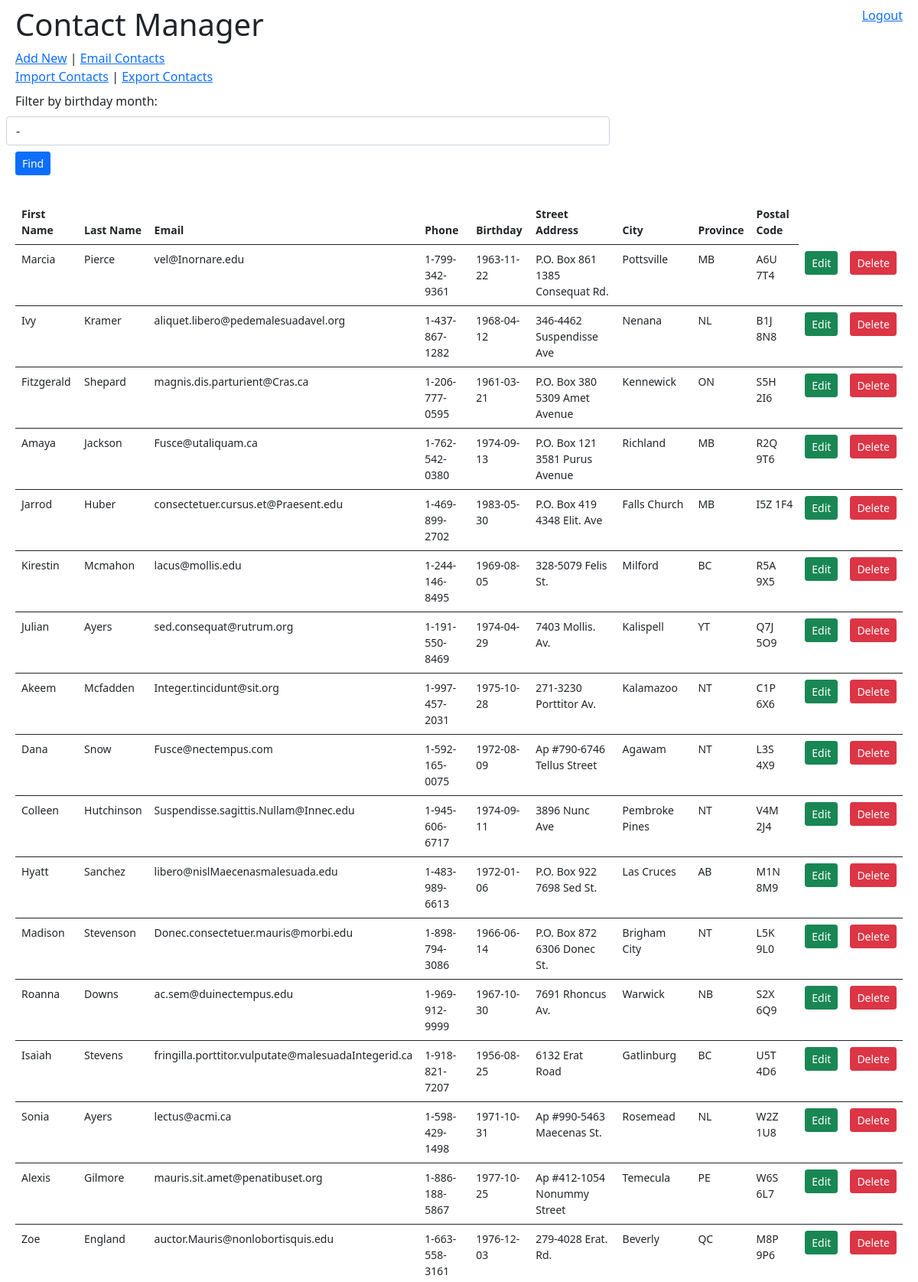
The page /ContactManagement/views/clientListing.php (signed in, upper part) on the database its author committed.
### tables this page shows
CREATE TABLE IF NOT EXISTS `client` (
  `id` int NOT NULL AUTO_INCREMENT,
  `firstName` varchar(100) NOT NULL,
  `lastName` varchar(100) NOT NULL,
  `emailAddress` varchar(255) NOT NULL,
  `phoneNumber` varchar(14) NOT NULL,
  `birthday` date NOT NULL,
  `streetAddress` varchar(512) NOT NULL,
  `city` varchar(100) NOT NULL,
  `province` varchar(100) NOT NULL,
  `postalCode` varchar(10) NOT NULL,
  PRIMARY KEY (`id`)
);

### ContactManagement/models/ClientManager.php (called while the page is built, shortened)
<?php
class ClientManager {
    private $tableName;
    private $connection;
    public function __construct() {
        $this->config = parse_ini_file('./../config.ini');
        $this->tableName = "client";
        $this->connection = mysqli_connect($this->config['servername'], $this->config['username'], $this->config['password'])
                or die(mysqli_error($this->connection));
    }
    public function getAllClients() {
        $sql = "SELECT * FROM $this->tableName ORDER BY id";
        $result = @mysqli_query($this->connection, $sql) or die(mysqli_error($this->connection));
        $allClients = array();
        while ($row = mysqli_fetch_array($result)) {
            $client = new Client;
            $client->id             = $row['id'];
            $client->firstName      = $row['firstName'];
            $client->lastName       = $row['lastName'];
            $client->emailAddress   = $row['emailAddress'];
            $client->phoneNumber    = $row['phoneNumber'];
            $client->birthday       = $row['birthday'];
            $client->streetAddress  = $row['streetAddress'];
            $client->city           = $row['city'];
            $client->province       = $row['province'];
            $client->postalCode     = $row['postalCode'];
            array_push($allClients, $client);
        }
        return $allClients;
    }
}

### ContactManagement/views/clientListing.php (the view, shortened to what this page needs)
<?php
require_once("./../models/ClientManager.php");
$clientManager = new ClientManager();
if(isset($_POST['birthdayMonth']) && $_POST['birthdayMonth'] != "") {
    $allClients = $clientManager->getClientsByBirthMonth($_POST['birthdayMonth']);
} else {
    $allClients = $clientManager->getAllClients();
}
?>
<!DOCTYPE html>
<html>
	<head>
        <link href="https://cdn.jsdelivr.net/npm/bootstrap@5.0.2/dist/css/bootstrap.min.css" rel="stylesheet">
	</head>
	<body>
        <div class="row m-2">
            <div>
                <div class="row mb-4">
                    <div class="col-12 col-md-8 col-sm-12 my-auto">
                        <h1>Contact Manager</h1>
                        <div><a href="addClient.php">Add New</a> |
                            <a href="emailForm.php">Email Contacts</a>
                        </div>
                        <div>
                            <a href="importData.php">Import Contacts</a> |
                            <a href="exportData.php">Export Contacts</a>
                        </div>
                        <div class="my-2">
                            <form action="clientListing.php" method="POST">
                                <div class="row">
                                    <label class="col-12 col-md-4 col-sm-12 form-label" for="birthdayMonth">Filter by birthday month: </label>
                                    <select class="col-12 col-md-4 col-sm-12 form-control mb-2" name="birthdayMonth" id="birthdayMonth">
                                        <option value="">-</option>
                                    </select>
                                    <div class="col-12 col-md-4 col-sm-12"><input class="btn btn-sm btn-primary" type="submit" value="Find"></div>
                                </div>
                            </form>
                        </div>
                    </div>
                    <div class="col-12 col-md-4 col-sm-12 text-end">
                        <div><a href="logout.php">Logout</a></div>
                    </div>
                </div>
                <?php if(!empty($allClients)) { ?>
                    <div class="table-responsive">
                        <table class="table small">
                            <thead>
                                <tr>
                                    <th>First Name</th>
                                    <th>Last Name</th>
                                    <th>Email</th>
                                    <th>Phone</th>
                                    <th>Birthday</th>
                                    <th>Street Address</th>
                                    <th>City</th>
                                    <th>Province</th>
                                    <th>Postal Code</th>
                                </tr>
                            </thead>
                            <?php if(!empty($allClients)) foreach($allClients as $k => $client) { ?>
                                <tbody>
                                    <tr>
                                        <td><?php echo $client->firstName ?></td>
                                        <td><?php echo $client->lastName ?></td>
                                        <td><?php echo $client->emailAddress ?></td>
                                        <td><?php echo $client->phoneNumber ?></td>
                                        <td><?php echo $client->birthday ?></td>
                                        <td><?php echo $client->streetAddress ?></td>
                                        <td><?php echo $client->city ?></td>
                                        <td><?php echo $client->province ?></td>
                                        <td><?php echo $client->postalCode ?></td>
                                        <form action="editClient.php" method="post">
                                            <td><button class="btn btn-sm btn-success" type="submit" name="editId" value="<?php echo $client->id ?>">Edit</button></td>
                                        </form>
                                        <form action="deleteClient.php" method="post">
                                            <td><button class="btn btn-sm btn-danger" type="submit" name="deleteId" value="<?php echo $client->id ?>">Delete</button></td>
                                        </form>
                                    </tr>
                                </tbody>
                            <?php } ?>
                        </table>
                    </div>
                <?php } else { ?>
                    <div class="h3">No records to display</div>
                <?php } ?>
            </div>
        </div>
    </body>
</html>

### rows shown on the page
client: firstName "Marcia", lastName "Pierce", emailAddress "vel@Inornare.edu", phoneNumber "1-799-342-9361", birthday "1963-11-22", streetAddress "P.O. Box 861 1385 Consequat Rd.", city "Pottsville", province "MB", postalCode "A6U 7T4", $client->id 1 (drawn)
client: firstName "Ivy", lastName "Kramer", emailAddress "aliquet.libero@pedemalesuadavel.org", phoneNumber "1-437-867-1282", birthday "1968-04-12", streetAddress "346-4462 Suspendisse Ave", city "Nenana", province "NL", postalCode "B1J 8N8", $client->id 2 (drawn)
client: firstName "Fitzgerald", lastName "Shepard", emailAddress "magnis.dis.parturient@Cras.ca", phoneNumber "1-206-777-0595", birthday "1961-03-21", streetAddress "P.O. Box 380 5309 Amet Avenue", city "Kennewick", province "ON", postalCode "S5H 2I6", $client->id 3 (drawn)
client: firstName "Amaya", lastName "Jackson", emailAddress "Fusce@utaliquam.ca", phoneNumber "1-762-542-0380", birthday "1974-09-13", streetAddress "P.O. Box 121 3581 Purus Avenue", city "Richland", province "MB", postalCode "R2Q 9T6", $client->id 4 (drawn)
client: firstName "Jarrod", lastName "Huber", emailAddress "consectetuer.cursus.et@Praesent.edu", phoneNumber "1-469-899-2702", birthday "1983-05-30", streetAddress "P.O. Box 419 4348 Elit. Ave", city "Falls Church", province "MB", postalCode "I5Z 1F4", $client->id 5 (drawn)
client: firstName "Kirestin", lastName "Mcmahon", emailAddress "lacus@mollis.edu", phoneNumber "1-244-146-8495", birthday "1969-08-05", streetAddress "328-5079 Felis St.", city "Milford", province "BC", postalCode "R5A 9X5", $client->id 6 (drawn)
client: firstName "Julian", lastName "Ayers", emailAddress "sed.consequat@rutrum.org", phoneNumber "1-191-550-8469", birthday "1974-04-29", streetAddress "7403 Mollis. Av.", city "Kalispell", province "YT", postalCode "Q7J 5O9", $client->id 7 (drawn)
client: firstName "Akeem", lastName "Mcfadden", emailAddress "Integer.tincidunt@sit.org", phoneNumber "1-997-457-2031", birthday "1975-10-28", streetAddress "271-3230 Porttitor Av.", city "Kalamazoo", province "NT", postalCode "C1P 6X6", $client->id 8 (drawn)
client: firstName "Dana", lastName "Snow", emailAddress "Fusce@nectempus.com", phoneNumber "1-592-165-0075", birthday "1972-08-09", streetAddress "Ap #790-6746 Tellus Street", city "Agawam", province "NT", postalCode "L3S 4X9", $client->id 9 (drawn)
client: firstName "Colleen", lastName "Hutchinson", emailAddress "Suspendisse.sagittis.Nullam@Innec.edu", phoneNumber "1-945-606-6717", birthday "1974-09-11", streetAddress "3896 Nunc Ave", city "Pembroke Pines", province "NT", postalCode "V4M 2J4", $client->id 10 (drawn)
client: firstName "Hyatt", lastName "Sanchez", emailAddress "libero@nislMaecenasmalesuada.edu", phoneNumber "1-483-989-6613", birthday "1972-01-06", streetAddress "P.O. Box 922 7698 Sed St.", city "Las Cruces", province "AB", postalCode "M1N 8M9", $client->id 11 (drawn)
client: firstName "Madison", lastName "Stevenson", emailAddress "Donec.consectetuer.mauris@morbi.edu", phoneNumber "1-898-794-3086", birthday "1966-06-14", streetAddress "P.O. Box 872 6306 Donec St.", city "Brigham City", province "NT", postalCode "L5K 9L0", $client->id 12 (drawn)
client: firstName "Roanna", lastName "Downs", emailAddress "ac.sem@duinectempus.edu", phoneNumber "1-969-912-9999", birthday "1967-10-30", streetAddress "7691 Rhoncus Av.", city "Warwick", province "NB", postalCode "S2X 6Q9", $client->id 13 (drawn)
client: firstName "Isaiah", lastName "Stevens", emailAddress "fringilla.porttitor.vulputate@malesuadaIntegerid.ca", phoneNumber "1-918-821-7207", birthday "1956-08-25", streetAddress "6132 Erat Road", city "Gatlinburg", province "BC", postalCode "U5T 4D6", $client->id 14 (drawn)
client: firstName "Sonia", lastName "Ayers", emailAddress "lectus@acmi.ca", phoneNumber "1-598-429-1498", birthday "1971-10-31", streetAddress "Ap #990-5463 Maecenas St.", city "Rosemead", province "NL", postalCode "W2Z 1U8", $client->id 15 (drawn)
client: firstName "Alexis", lastName "Gilmore", emailAddress "mauris.sit.amet@penatibuset.org", phoneNumber "1-886-188-5867", birthday "1977-10-25", streetAddress "Ap #412-1054 Nonummy Street", city "Temecula", province "PE", postalCode "W6S 6L7", $client->id 16 (drawn)
client: firstName "Zoe", lastName "England", emailAddress "auctor.Mauris@nonlobortisquis.edu", phoneNumber "1-663-558-3161", birthday "1976-12-03", streetAddress "279-4028 Erat. Rd.", city "Beverly", province "QC", postalCode "M8P 9P6", $client->id 17 (drawn)
